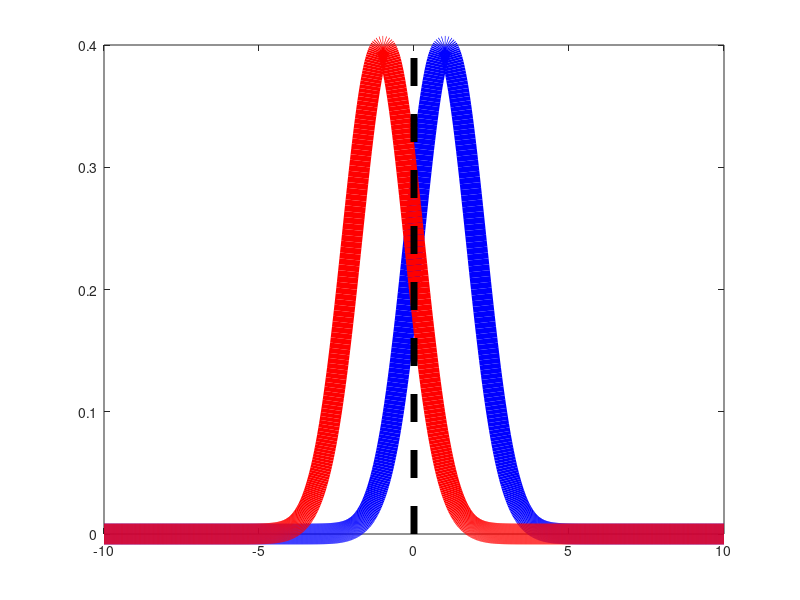

This figure's MATLAB source: (Note: this script raises an error after producing the figure.)
% Figure_2_Generate.m
% Script used to generate Figure 2 -- Supplemental Figure 1 from 
% Barendregt et al., 2022.

% Define plotting domain and Gaussian generating function:
x = linspace(-10,10,1000);
f = @(x,mu,sigma) exp(-0.5*((x-mu)/sigma).^2)/(sigma*sqrt(2*pi));

% Plot low evidence quality distributions (Fig. 2 -- Supplement 1 A):
mu = 1; sigma = 1;
figure
plot(x,f(x,mu,sigma),'b','linewidth',15)
hold on
plot(x,f(x,-mu,sigma),'r','linewidth',15)
plot([0 0],[0 0.4],'k--','linewidth',5)

% Define simulation parameters for belief trajectories:
T = 1; dt = 0.005; N_trial = 5;

% Calculate scaled SNR m:
m = 2*mu^2/(sigma^2);

% Generate belief trajectories:
y = RDMD_trial_generate(2,T,dt,0,N_trial);

% Plot low evidence quality belief trajectories (Fig. 2 -- Supplement 1 B):
figure
plot(0:dt:T,y,'linewidth',5)
hold on
plot([0 T],[0 0],'k--','linewidth',5)

% Plot high evidence quality distributions (Fig. 2 -- Supplement 1 C):
mu = 5; sigma = 1;
figure
plot(x,f(x,mu,sigma),'b','linewidth',15)
hold on
plot(x,f(x,-mu,sigma),'r','linewidth',15)
plot([0 0],[0 0.4],'k--','linewidth',5)

% Generate and plot high evidence quality belief 
% trajectories (Fig. 2 -- Supplement 1 B):
m = 2*mu^2/(sigma^2);
y = RDMD_trial_generate(2,T,dt,0,N_trial);

figure
plot(0:dt:T,y,'linewidth',5)
hold on
plot([0 T],[0 0],'k--','linewidth',5)